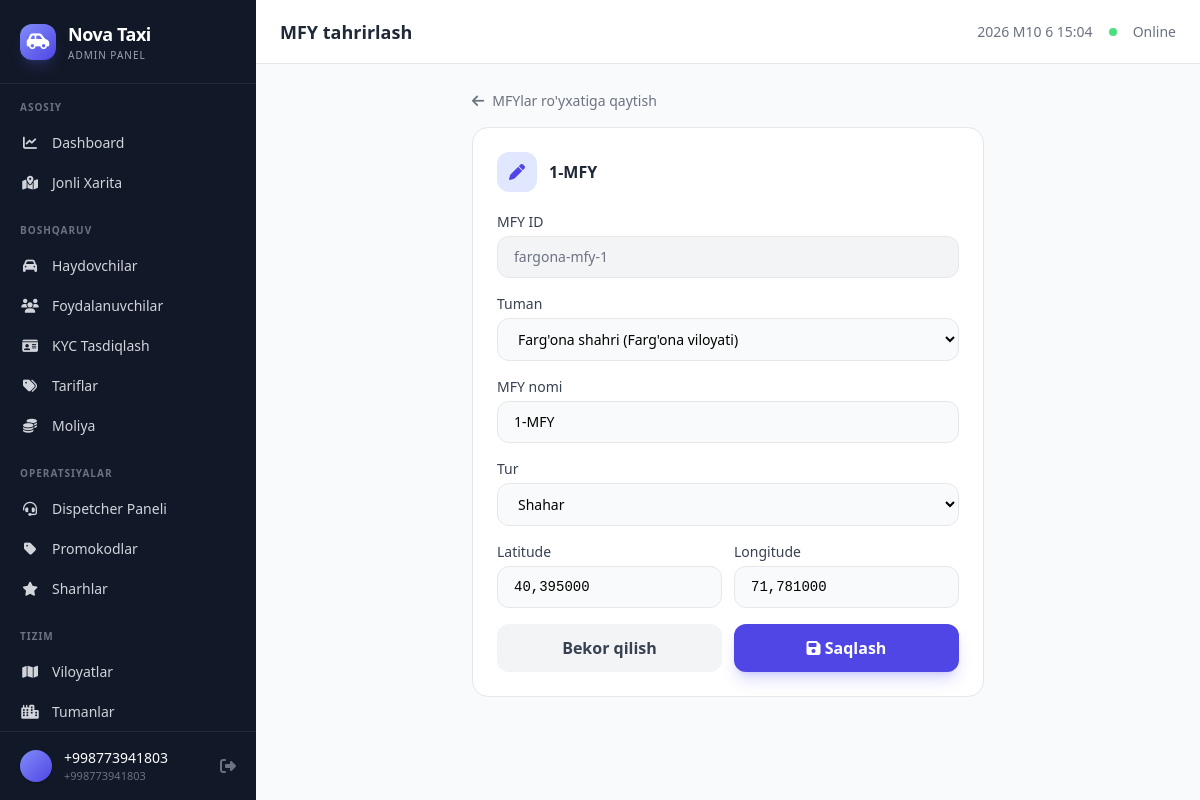
/panel/mfy/fargona-mfy-1/update/ (signed in), run on the app's committed database.
### api/user/models.py (models this page shows, shortened)
class User(AbstractBaseUser, PermissionsMixin):
    id = models.CharField(max_length=20, primary_key=True, default='', editable=False)
    phone = models.CharField(max_length=20, unique=True)
    full_name = models.CharField(max_length=255, blank=True, default='')
    avatar_url = models.URLField(max_length=500, blank=True, null=True)
    is_verified = models.BooleanField(default=False)
    is_driver = models.BooleanField(default=False)
    is_active = models.BooleanField(default=True)
    is_staff = models.BooleanField(default=False)
    rating = models.FloatField(default=5.0)
    total_rides = models.IntegerField(default=0)
    created_at = models.DateTimeField(auto_now_add=True)
    updated_at = models.DateTimeField(auto_now=True)
    objects = UserManager()
    USERNAME_FIELD = 'phone'
    REQUIRED_FIELDS = []
    class Meta:
        db_table = 'users'

### shared/models/location.py (models this page shows, shortened)
class Mfy(models.Model):
    TYPE_CHOICES = [('shahar', 'Shahar'), ('qishloq', 'Qishloq')]
    id = models.CharField(max_length=40, primary_key=True, default='', editable=False)
    district = models.ForeignKey(District, on_delete=models.CASCADE, related_name='mfys')
    name = models.CharField(max_length=255)
    type = models.CharField(max_length=10, choices=TYPE_CHOICES, default='shahar')
    latitude = models.DecimalField(max_digits=9, decimal_places=6)
    longitude = models.DecimalField(max_digits=9, decimal_places=6)
    class Meta:
        db_table = 'mfys'
        verbose_name = 'MFY'
        verbose_name_plural = 'MFYlar'

class District(models.Model):
    id = models.CharField(max_length=30, primary_key=True, default='', editable=False)
    region = models.ForeignKey(Region, on_delete=models.CASCADE, related_name='districts')
    name = models.CharField(max_length=255)
    latitude = models.DecimalField(max_digits=9, decimal_places=6)
    longitude = models.DecimalField(max_digits=9, decimal_places=6)
    class Meta:
        db_table = 'districts'

### panel/views.py (the view, shortened to what this page needs)
# urls.py: path('mfy/<str:mfy_id>/update/', views.mfy_update, name='mfy-update'),
@staff_required
def mfy_update(request, mfy_id):
    mfy = get_object_or_404(Mfy, id=mfy_id)
    districts = District.objects.all().select_related('region').order_by('region__name', 'name')
    return render(request, 'panel/mfy_form.html', {'mfy': mfy, 'districts': districts})

### panel/views.py (called while the page is built)
def staff_required(view_func):
    decorated = login_required(view_func, login_url='/panel/login/')
    return user_passes_test(
        lambda u: u.is_staff or u.is_superuser,
        login_url='/panel/login/'
    )(decorated)

### panel/templates/panel/mfy_form.html (shortened to what this page needs)
{% extends 'panel/base.html' %}
{% block page_title %}MFY tahrirlash{% endblock %}
{% block content %}
<div class="max-w-lg mx-auto">
    <a href="{% url 'panel:mfy' %}" class="inline-flex items-center gap-2 text-sm text-gray-500 hover:text-nova-600 mb-4 transition">
        <i class="fa-solid fa-arrow-left"></i> MFYlar ro'yxatiga qaytish
    </a>
    <div class="bg-white rounded-2xl border border-gray-200 p-6">
        <div class="flex items-center gap-3 mb-5">
            <div class="w-10 h-10 bg-nova-100 rounded-xl flex items-center justify-center">
                <i class="fa-solid fa-pen text-nova-600"></i>
            </div>
            <h3 class="font-semibold text-gray-800">{{ mfy.name }}</h3>
        </div>
        <form method="post" class="space-y-4">
            <div>
                <label class="block text-sm font-medium text-gray-700 mb-1">MFY ID</label>
                <input type="text" value="{{ mfy.id }}"
                       class="w-full px-4 py-2.5 bg-gray-100 border border-gray-200 rounded-xl text-sm text-gray-500 cursor-not-allowed" readonly>
            </div>
            <div>
                <label class="block text-sm font-medium text-gray-700 mb-1">Tuman</label>
                <select name="district_id" required
                        class="w-full px-4 py-2.5 bg-gray-50 border border-gray-200 rounded-xl text-sm focus:ring-2 focus:ring-nova-500 outline-none transition">
                    {% for d in districts %}
                    <option value="{{ d.id }}" {% if d.id == mfy.district_id %}selected{% endif %}>{{ d.name }} ({{ d.region.name }})</option>
                    {% endfor %}
                </select>
            </div>
            <div>
                <label class="block text-sm font-medium text-gray-700 mb-1">MFY nomi</label>
                <input type="text" name="name" value="{{ mfy.name }}" required
                       class="w-full px-4 py-2.5 bg-gray-50 border border-gray-200 rounded-xl text-sm focus:ring-2 focus:ring-nova-500 outline-none transition">
            </div>
            <div>
                <label class="block text-sm font-medium text-gray-700 mb-1">Tur</label>
                <select name="type"
                        class="w-full px-4 py-2.5 bg-gray-50 border border-gray-200 rounded-xl text-sm focus:ring-2 focus:ring-nova-500 outline-none transition">
                    <option value="shahar" {% if mfy.type == 'shahar' %}selected{% endif %}>Shahar</option>
                </select>
            </div>
            <div class="grid grid-cols-2 gap-3">
                <div>
                    <label class="block text-sm font-medium text-gray-700 mb-1">Latitude</label>
                    <input type="text" name="latitude" value="{{ mfy.latitude }}" required
                           class="w-full px-4 py-2.5 bg-gray-50 border border-gray-200 rounded-xl text-sm font-mono focus:ring-2 focus:ring-nova-500 outline-none transition">
                </div>
                <div>
                    <label class="block text-sm font-medium text-gray-700 mb-1">Longitude</label>
                    <input type="text" name="longitude" value="{{ mfy.longitude }}" required
                           class="w-full px-4 py-2.5 bg-gray-50 border border-gray-200 rounded-xl text-sm font-mono focus:ring-2 focus:ring-nova-500 outline-none transition">
                </div>
            </div>
            <div class="flex gap-3">
                <a href="{% url 'panel:mfy' %}"
                   class="flex-1 px-4 py-3 bg-gray-100 hover:bg-gray-200 text-gray-700 font-semibold rounded-xl transition-all text-center">
                    Bekor qilish
                </a>
                <button type="submit"
                        class="flex-1 px-4 py-3 bg-nova-600 hover:bg-nova-700 text-white font-semibold rounded-xl shadow-lg shadow-nova-500/25 transition-all">
                    <i class="fa-solid fa-save"></i> Saqlash
                </button>
            </div>
        </form>
    </div>
</div>
{% endblock %}

### panel/templates/panel/base.html (shortened to what this page needs)
<!DOCTYPE html>
<html lang="uz" class="h-full">
<head>
    <script src="https://cdn.tailwindcss.com"></script>
    <link rel="stylesheet" href="https://cdnjs.cloudflare.com/ajax/libs/font-awesome/6.5.1/css/all.min.css">
</head>
<body class="h-full bg-gray-50 font-sans antialiased">
{% if user.is_authenticated and user.is_staff or user.is_superuser %}
<div x-data="{ sidebarOpen: false }" class="flex h-full">
    <aside :class="sidebarOpen ? 'translate-x-0' : '-translate-x-full'"
           class="fixed inset-y-0 left-0 z-40 w-64 bg-gray-900 text-white transform transition-transform duration-200 lg:translate-x-0 lg:static lg:z-auto flex flex-col">
        <div class="flex items-center gap-3 px-5 py-5 border-b border-gray-800">
            <div class="w-9 h-9 bg-gradient-to-br from-nova-400 to-nova-600 rounded-xl flex items-center justify-center shadow-lg shadow-nova-500/20">
                <i class="fa-solid fa-car-side text-white text-lg"></i>
            </div>
            <div>
                <h1 class="text-lg font-bold tracking-tight">Nova Taxi</h1>
                <p class="text-[10px] text-gray-400 uppercase tracking-widest">Admin Panel</p>
            </div>
        </div>
        <nav class="flex-1 py-4 overflow-y-auto">
            <p class="px-5 text-[10px] font-semibold text-gray-500 uppercase tracking-widest mb-2">Asosiy</p>
            <a href="{% url 'panel:dashboard' %}"
               class="sidebar-link flex items-center gap-3 px-5 py-2.5 text-sm font-medium text-gray-300 hover:text-white hover:bg-gray-800 transition-all {% if request.resolver_match.url_name == 'dashboard' %}active{% endif %}">
                <i class="fa-solid fa-chart-line w-5 text-center text-sm"></i> Dashboard
            </a>
            <a href="{% url 'panel:map' %}"
               class="sidebar-link flex items-center gap-3 px-5 py-2.5 text-sm font-medium text-gray-300 hover:text-white hover:bg-gray-800 transition-all {% if request.resolver_match.url_name == 'map' %}active{% endif %}">
                <i class="fa-solid fa-map-location-dot w-5 text-center text-sm"></i> Jonli Xarita
            </a>
            <p class="px-5 mt-5 mb-2 text-[10px] font-semibold text-gray-500 uppercase tracking-widest">Boshqaruv</p>
            <a href="{% url 'panel:drivers' %}"
               class="sidebar-link flex items-center gap-3 px-5 py-2.5 text-sm font-medium text-gray-300 hover:text-white hover:bg-gray-800 transition-all {% if request.resolver_match.url_name == 'drivers' %}active{% endif %}">
                <i class="fa-solid fa-car w-5 text-center text-sm"></i> Haydovchilar
            </a>
            <a href="{% url 'panel:users' %}"
               class="sidebar-link flex items-center gap-3 px-5 py-2.5 text-sm font-medium text-gray-300 hover:text-white hover:bg-gray-800 transition-all {% if request.resolver_match.url_name == 'users' %}active{% endif %}">
                <i class="fa-solid fa-users w-5 text-center text-sm"></i> Foydalanuvchilar
            </a>
            <a href="{% url 'panel:kyc' %}"
               class="sidebar-link flex items-center gap-3 px-5 py-2.5 text-sm font-medium text-gray-300 hover:text-white hover:bg-gray-800 transition-all {% if request.resolver_match.url_name == 'kyc' %}active{% endif %}">
                <i class="fa-solid fa-id-card w-5 text-center text-sm"></i> KYC Tasdiqlash
            </a>
            <a href="{% url 'panel:tariffs' %}"
               class="sidebar-link flex items-center gap-3 px-5 py-2.5 text-sm font-medium text-gray-300 hover:text-white hover:bg-gray-800 transition-all {% if request.resolver_match.url_name == 'tariffs' %}active{% endif %}">
                <i class="fa-solid fa-tags w-5 text-center text-sm"></i> Tariflar
            </a>
            <a href="{% url 'panel:finances' %}"
               class="sidebar-link flex items-center gap-3 px-5 py-2.5 text-sm font-medium text-gray-300 hover:text-white hover:bg-gray-800 transition-all {% if request.resolver_match.url_name == 'finances' %}active{% endif %}">
                <i class="fa-solid fa-coins w-5 text-center text-sm"></i> Moliya
            </a>
            <p class="px-5 mt-5 mb-2 text-[10px] font-semibold text-gray-500 uppercase tracking-widest">Operatsiyalar</p>
            <a href="{% url 'panel:dispatch' %}"
               class="sidebar-link flex items-center gap-3 px-5 py-2.5 text-sm font-medium text-gray-300 hover:text-white hover:bg-gray-800 transition-all {% if request.resolver_match.url_name == 'dispatch' %}active{% endif %}">
                <i class="fa-solid fa-headset w-5 text-center text-sm"></i> Dispetcher Paneli
            </a>
            <a href="{% url 'panel:promocodes' %}"
               class="sidebar-link flex items-center gap-3 px-5 py-2.5 text-sm font-medium text-gray-300 hover:text-white hover:bg-gray-800 transition-all {% if request.resolver_match.url_name == 'promocodes' %}active{% endif %}">
                <i class="fa-solid fa-tag w-5 text-center text-sm"></i> Promokodlar
            </a>
            <a href="{% url 'panel:reviews' %}"
               class="sidebar-link flex items-center gap-3 px-5 py-2.5 text-sm font-medium text-gray-300 hover:text-white hover:bg-gray-800 transition-all {% if request.resolver_match.url_name == 'reviews' %}active{% endif %}">
                <i class="fa-solid fa-star w-5 text-center text-sm"></i> Sharhlar
            </a>
            <p class="px-5 mt-5 mb-2 text-[10px] font-semibold text-gray-500 uppercase tracking-widest">Tizim</p>
            <a href="{% url 'panel:regions' %}"
               class="sidebar-link flex items-center gap-3 px-5 py-2.5 text-sm font-medium text-gray-300 hover:text-white hover:bg-gray-800 transition-all {% if request.resolver_match.url_name == 'regions' %}active{% endif %}">
                <i class="fa-solid fa-map w-5 text-center text-sm"></i> Viloyatlar
            </a>
            <a href="{% url 'panel:districts' %}"
               class="sidebar-link flex items-center gap-3 px-5 py-2.5 text-sm font-medium text-gray-300 hover:text-white hover:bg-gray-800 transition-all {% if request.resolver_match.url_name == 'districts' %}active{% endif %}">
                <i class="fa-solid fa-city w-5 text-center text-sm"></i> Tumanlar
            </a>
        </nav>
        <div class="border-t border-gray-800 px-5 py-4">
            <div class="flex items-center gap-3">
                <div class="w-8 h-8 bg-gradient-to-br from-nova-400 to-nova-600 rounded-full flex items-center justify-center text-sm font-bold shadow">
                </div>
                <div class="flex-1 min-w-0">
                    <p class="text-sm font-medium truncate">{{ request.user.full_name|default:request.user.phone }}</p>
                    <p class="text-[11px] text-gray-500">{{ request.user.phone }}</p>
                </div>
                <a href="{% url 'panel:logout' %}" class="text-gray-500 hover:text-red-400 transition-colors" title="Chiqish">
                    <i class="fa-solid fa-right-from-bracket"></i>
                </a>
            </div>
        </div>
    </aside>
    <div class="flex-1 flex flex-col min-h-0">
        <header class="bg-white border-b border-gray-200 h-16 flex items-center justify-between px-4 lg:px-6 flex-shrink-0">
            <div class="flex items-center gap-3">
                <h2 class="text-lg font-semibold text-gray-800">{% block page_title %}{% endblock %}</h2>
            </div>
            <div class="flex items-center gap-4">
                <span class="hidden sm:inline text-sm text-gray-500" id="live-clock"></span>
                <div class="w-2 h-2 rounded-full bg-green-400 pulse-dot"></div>
                <span class="text-sm text-gray-500 hidden sm:inline">Online</span>
            </div>
        </header>
        <main class="flex-1 overflow-y-auto p-4 lg:p-6 fade-in">
            {% block content %}{% endblock %}
        </main>
    </div>
</div>
{% else %}
    {% block auth_content %}{% endblock %}
{% endif %}
</body>
</html>

### panel/templates/panel/base.html (style rules this page uses)
.fade-in { animation: fadeIn 0.3s ease-in; }
.pulse-dot { animation: pulse 2s infinite; }

### data on the page
User: user.full_name "+998773941803", user.phone "+998773941803"
Mfy: name "1-MFY", id "fargona-mfy-1", district_id "Farg'ona shahri (Farg'ona viloyati)", type "Shahar", latitude "40,395000", longitude "71,781000"
